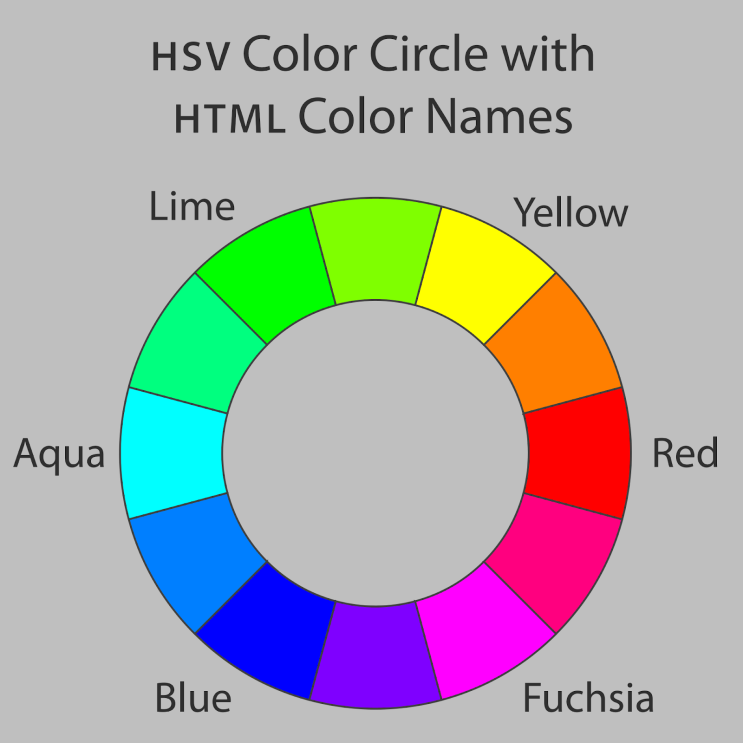
%> input picture CLab-1/Code/color_circle.png, 743 x 743 px
$ octave t4script.m   (GNU Octave 9; MATLAB toolbox functions it lacks are replaced by stand-ins)
%> lines starting %> are read from the running program, lines starting %| are printed output that depends on the picture
### CLab-1/Code/cvRGB2HSV.m
function [h,s,v]=cvRGB2HSV(r,g,b)
  r=double(r)/ 255;
  g=double(g)/255;
  b=double(b)/ 255;
  si=size(r);
  r=r(:);
  g=g(:);
  b=b(:);

Cmax = max(max(r,g),b);
v= Cmax;
h = zeros(size(Cmax));
s= (Cmax - min(min(r,g),b));%s now is used as derta

h(~Cmax) = 0;
x = find(r == Cmax);
h(x) = mod((g(x) - b(x))./s(x),6);
x = find(g == Cmax);
h(x) = 2 + (b(x) - r(x))./s(x);
x = find(b == Cmax);
h(x) = 4 + (r(x) - g(x))./s(x);
h = h/6;%60¡ã


x = find(Cmax);
s(x) = (s(x)./Cmax(x));
s(~Cmax) = 0;

h = reshape(h,si);
s = reshape(s,si);
v = reshape(Cmax,si);
% [7 lines of commented-out code are left out]

### CLab-1/Code/t4script.m
color_circle=imread('color_circle.png');
%> color_circle is the input picture: size 743x743x3 uint8; mean R, G, B 171.3, 171.3, 171.3
r=color_circle(:,:,1);
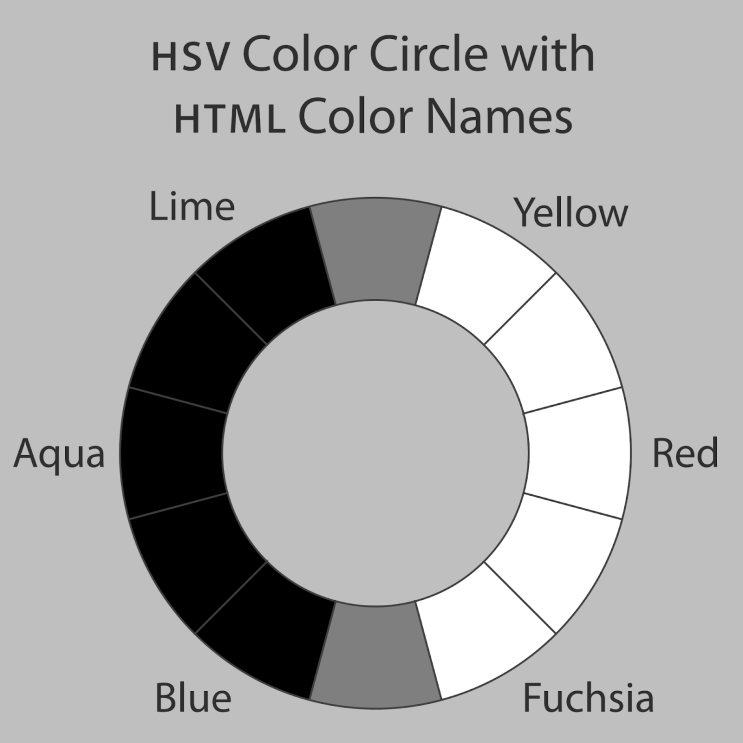
%> r: size 743x743 uint8; min 0, max 255, mean 171.3
g=color_circle(:,:,2);
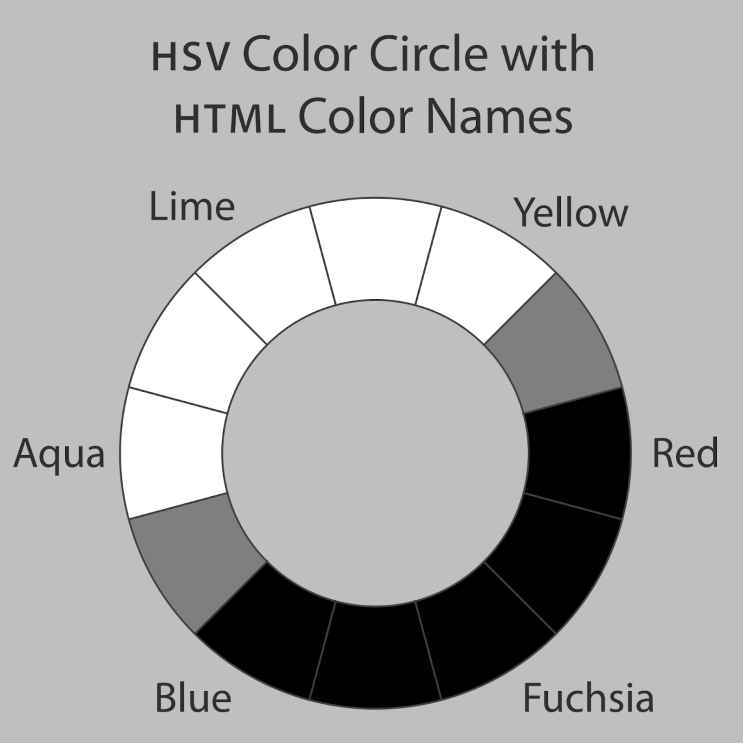
%> g: size 743x743 uint8; min 0, max 255, mean 171.3; mean of the top-left, top-right, bottom-left and bottom-right quarters 195.7, 188.3, 167.3, 134
b=color_circle(:,:,3);
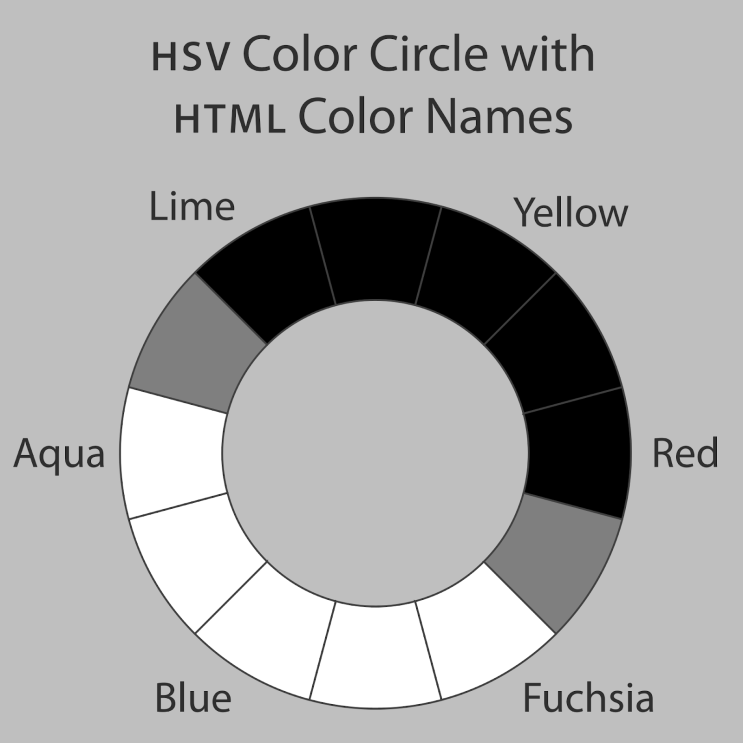
%> b: size 743x743 uint8; min 0, max 255, mean 171.3; mean of the top-left, top-right, bottom-left and bottom-right quarters 160.3, 151.4, 202.7, 170.8
[h,s,v]=cvRGB2HSV(r,g,b);
%> in cvRGB2HSV, `x = find(r == Cmax);`: x = 475157 values from 1 to 552049
%> in cvRGB2HSV, `x = find(g == Cmax);`: x = 475287 values from 1 to 552049
%> in cvRGB2HSV, `x = find(b == Cmax);`: x = 475338 values from 1 to 552049
%> in cvRGB2HSV, `x = find(Cmax);`: x = 552049 values from 1 to 552049
%> in cvRGB2HSV, `h = reshape(h,si);`:
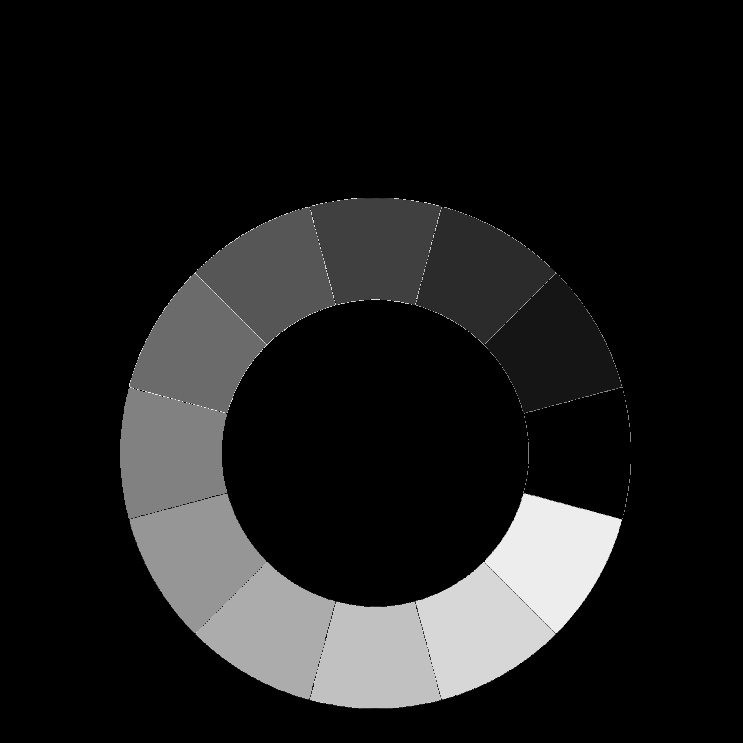
%> h: size 743x743 double; 76.12% of the values are NaN or infinite; the others: min 0, max 0.986, mean 0.458; drawn with min black, max white, NaN and infinite black
%> in cvRGB2HSV, `s = reshape(s,si);`:
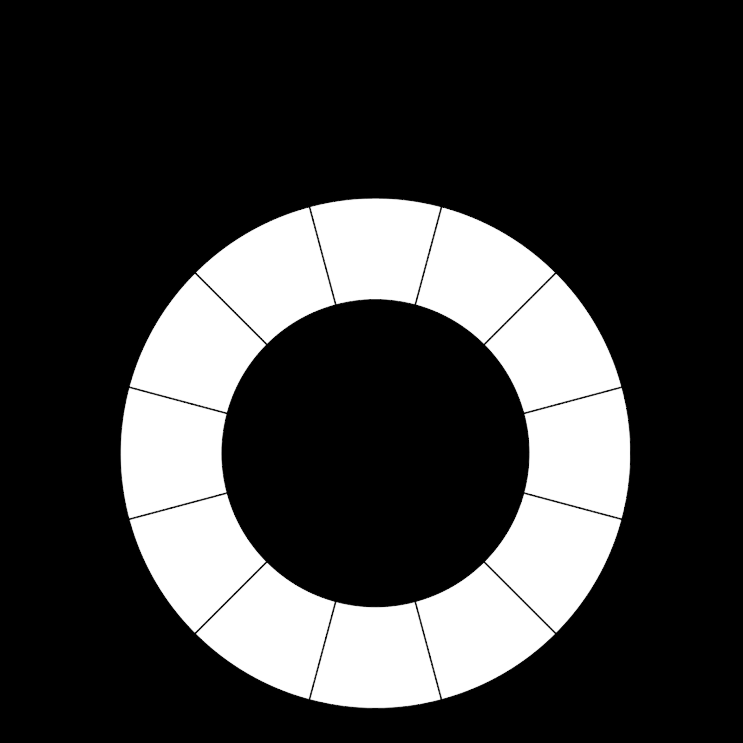
%> s: size 743x743 double; min 0, max 1, mean 0.231
%> in cvRGB2HSV, `v = reshape(Cmax,si);`:
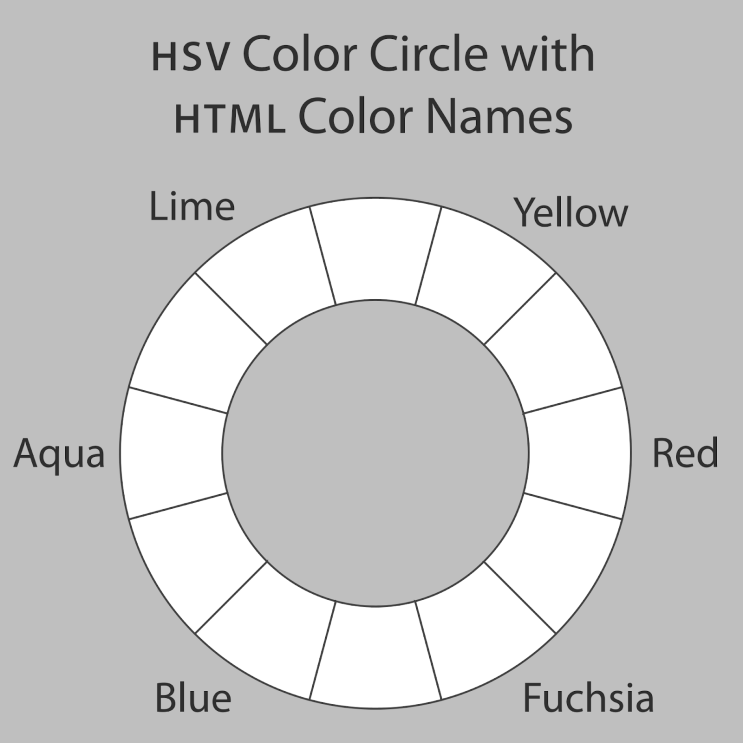
%> v: size 743x743 double; min 0.0941, max 1, mean 0.786
figure(1);
subplot(221),imshow(color_circle);
title("original version");
subplot(222),imshow(h);
title("H channel");
subplot(223),imshow(s);
title("S channel");
subplot(224),imshow(v);
title("V channel");

figure(2);
%> (the run ends here)

$ run again, with CLab-1/Code/face_01_u6693651.jpg saved as CLab-1/Code/color_circle.png
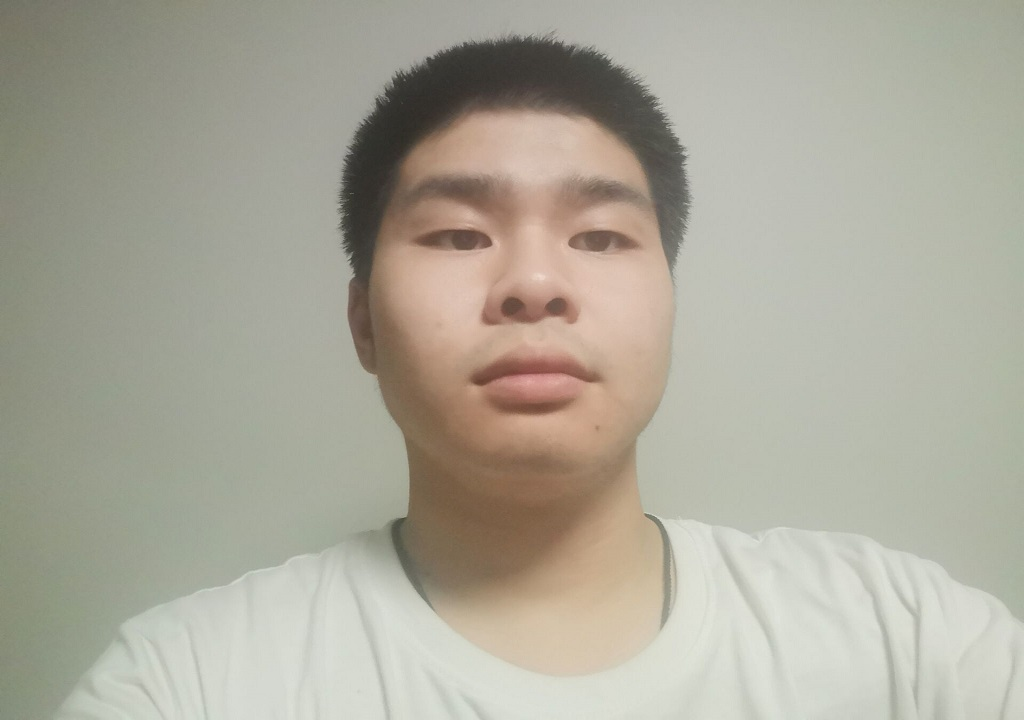
%> input picture CLab-1/Code/face_01_u6693651.jpg, 1024 x 720 px
%> color_circle is the input picture: size 720x1024x3 uint8; mean R, G, B 171.8, 168.5, 154.5
%> `b=color_circle(:,:,3);`:
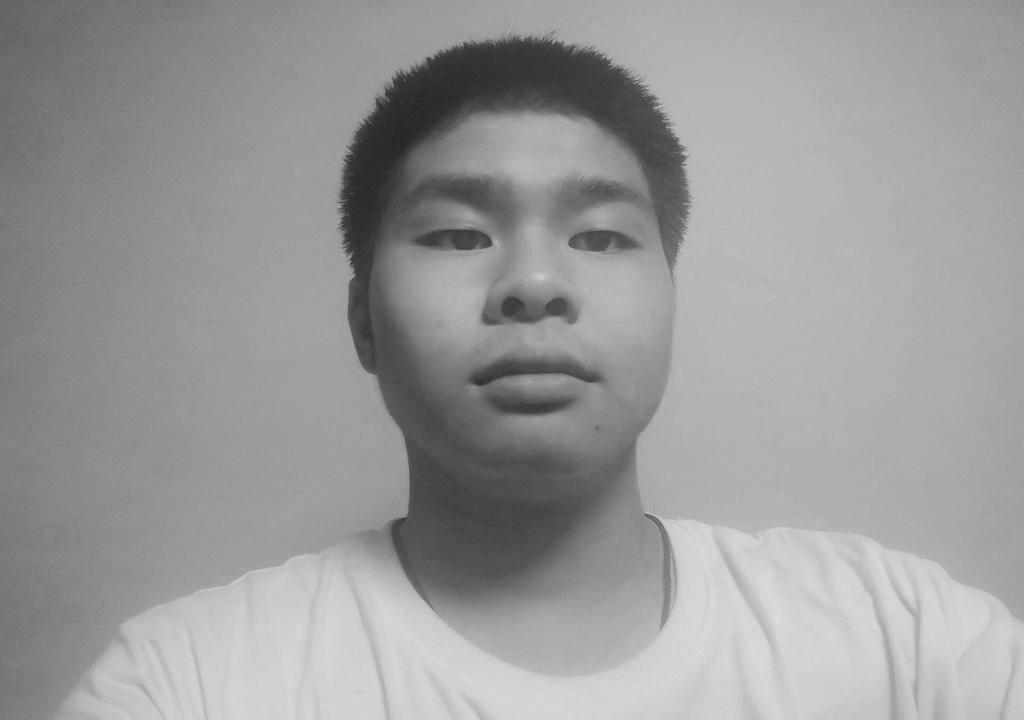
%> b: size 720x1024 uint8; min 36, max 221, mean 154.5
%> in cvRGB2HSV, `x = find(r == Cmax);`: x = 232061 values from 9 to 693604
%> in cvRGB2HSV, `x = find(g == Cmax);`: x = 560639 values from 1 to 737280
%> in cvRGB2HSV, `x = find(b == Cmax);`: x = []
%> in cvRGB2HSV, `x = find(Cmax);`: x = 737280 values from 1 to 737280
%> in cvRGB2HSV, `s = reshape(s,si);`:
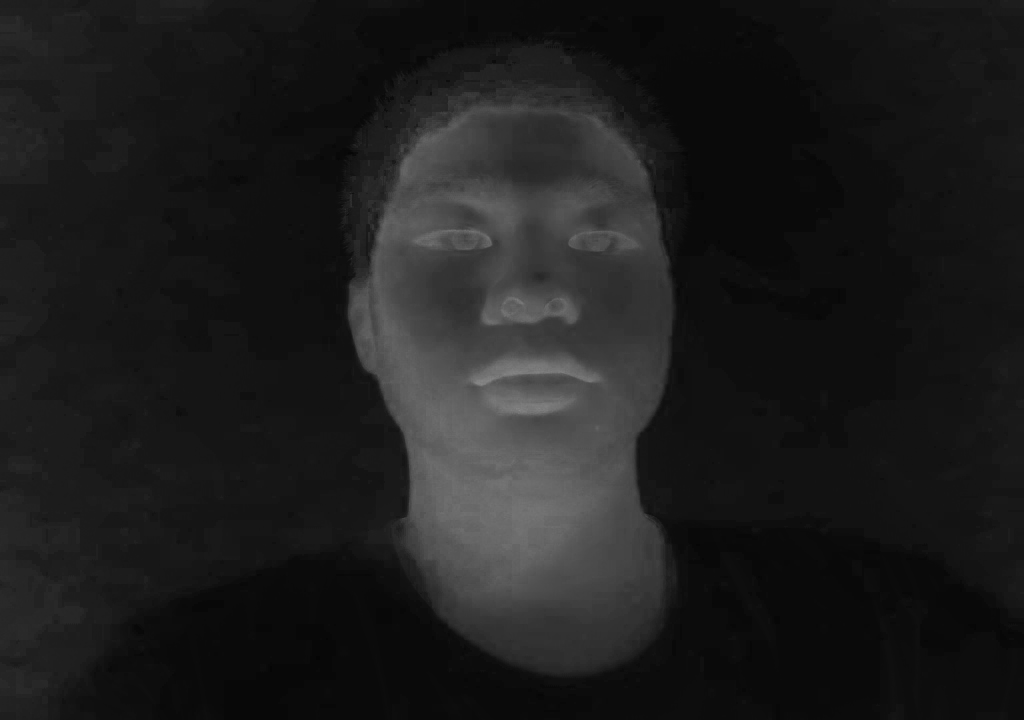
%> s: size 720x1024 double; min 0.0174, max 0.538, mean 0.117
